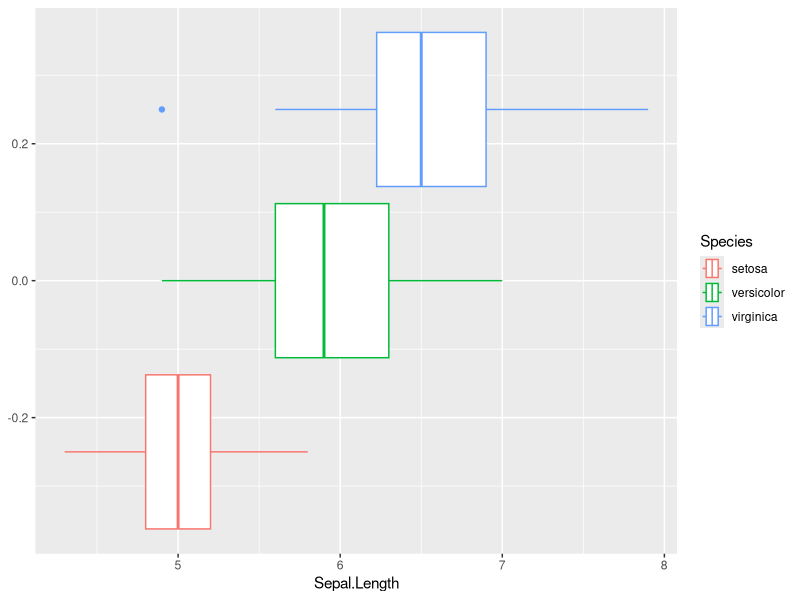
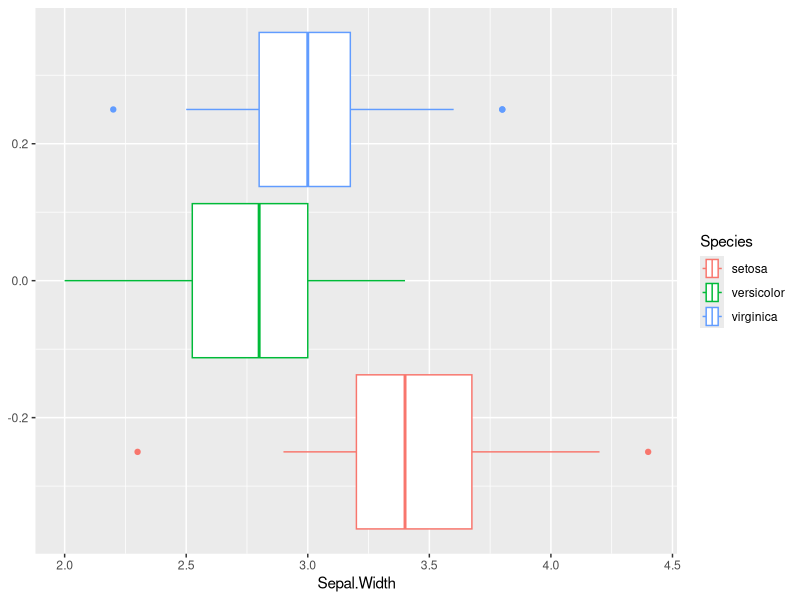
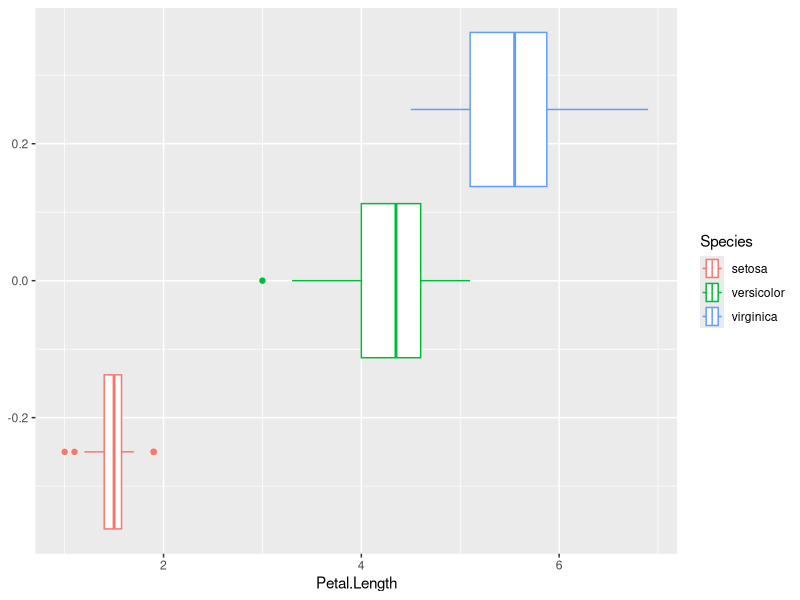
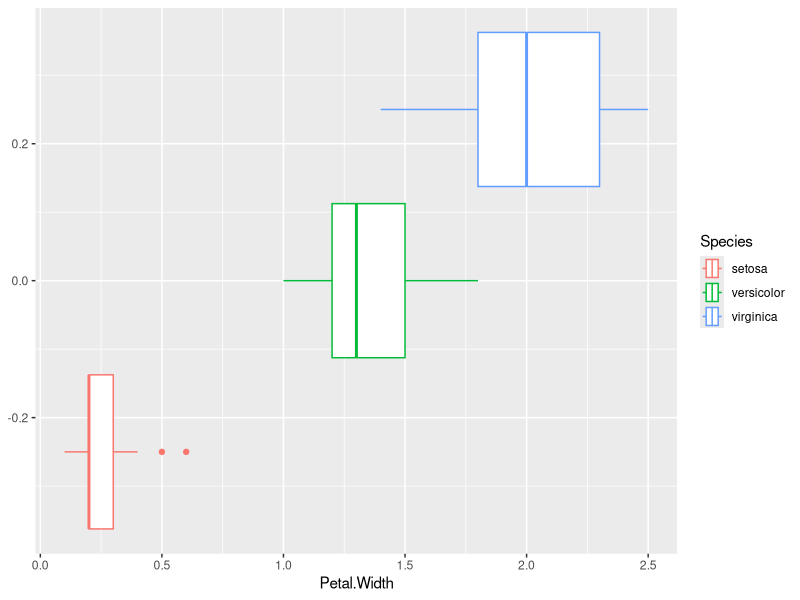
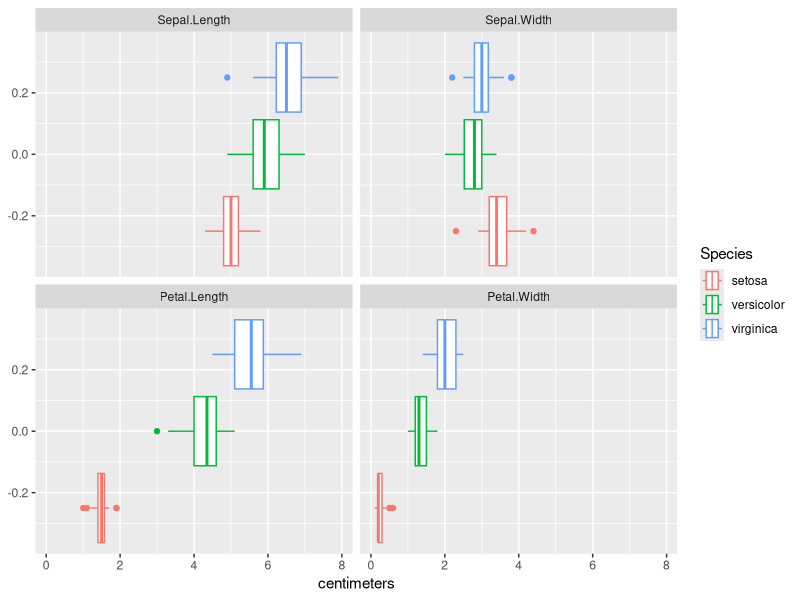
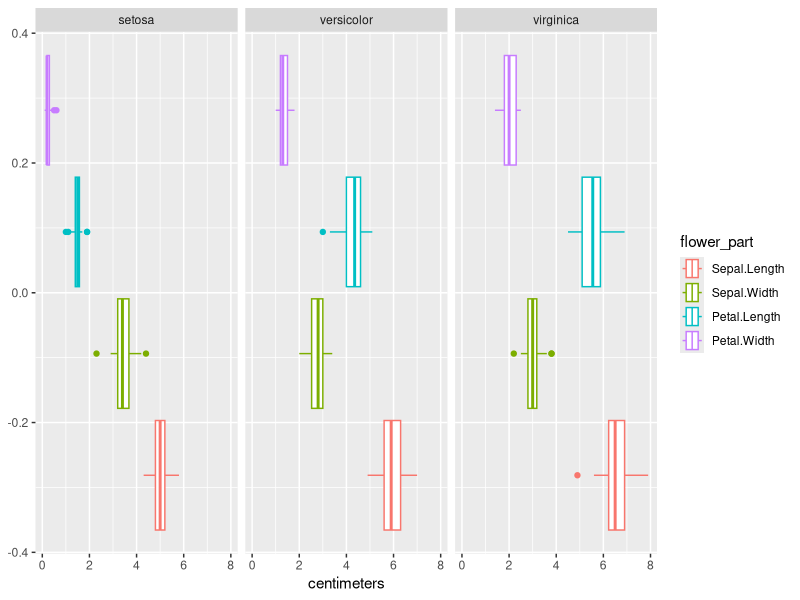
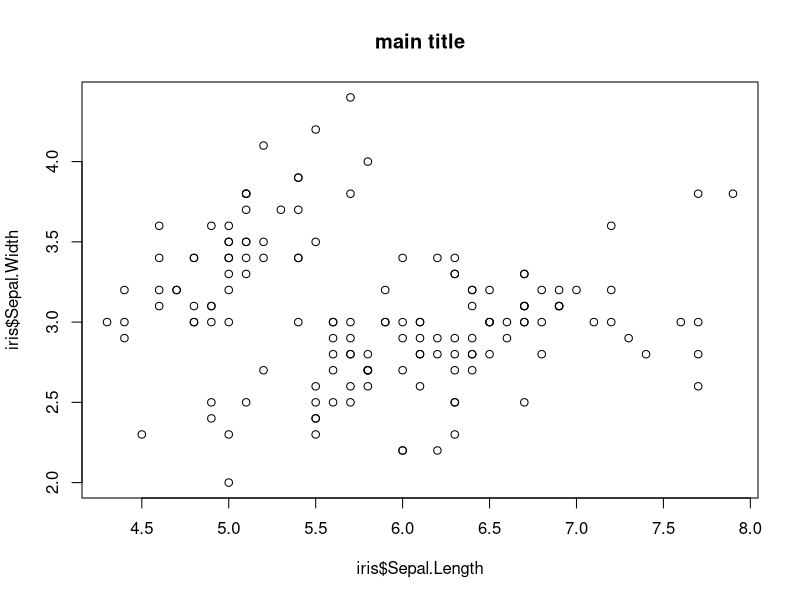
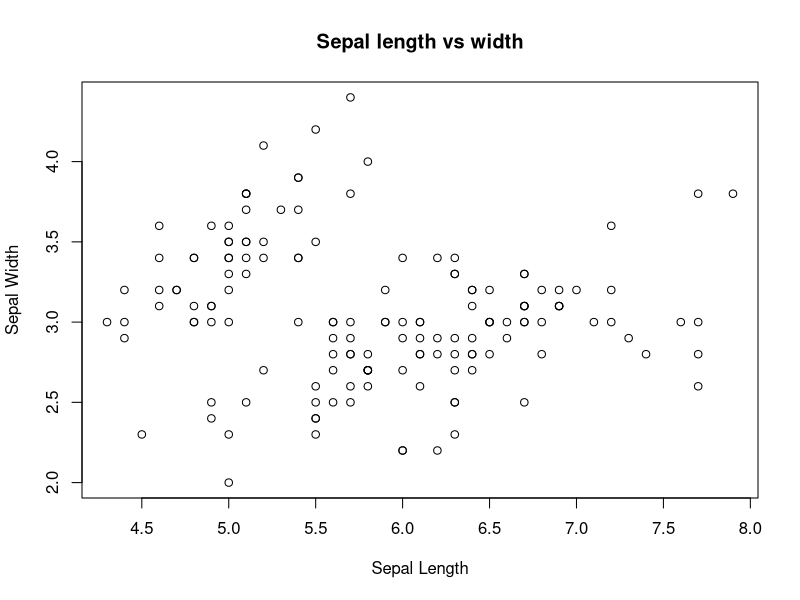

R code for these plots, in order:
## ---- chunk 1
knitr::opts_chunk$set(echo = TRUE,
                      error = TRUE # do not interrupt in case of errors
                      )

# install packages if needed
if (! require(reshape2)) {install.packages("reshape2")}
if (! require(ggplot2)) {install.packages("ggplot2")}

library(reshape2)
library(ggplot2)
## ---- chunk 2

data(iris) # copies the data frame into your workspace
head(iris) # see the first 10 rows. A data frame is basically a spreadsheet
iris$Petal.Length # access a whole column by name using the '$'
iris[[3]] # or by its column number in [[ ]] 
## ---- chunk 3
ggplot(iris, aes(x=Sepal.Length, col=Species)) + geom_boxplot() 
ggplot(iris, aes(x=Sepal.Width, col=Species)) + geom_boxplot() 
ggplot(iris, aes(x=Petal.Length, col=Species)) + geom_boxplot() 
ggplot(iris, aes(x=Petal.Width, col=Species)) + geom_boxplot() 
## ---- chunk 4
library(reshape2) # for melt
iris_long = melt(iris, 
               id = "Species",
               value.name = "centimeters", 
               variable.name = "flower_part") 

head(iris_long) 
## ---- chunk 5
ggplot(iris_long, aes(x = centimeters, col = Species)) + 
  geom_boxplot() + 
  facet_wrap( ~ flower_part)
## ---- chunk 6
ggplot(iris_long, aes(x=centimeters, col=flower_part)) + 
  geom_boxplot() + 
  facet_wrap(~Species) 
## ---- chunk 7
# plot two columns against each other
plot(iris$Sepal.Length,iris$Sepal.Width, main="main title")
summary(iris)

# add meaningful labels
plot(iris$Sepal.Length,iris$Sepal.Width, main="Sepal length vs width", xlab="Sepal Length", ylab="Sepal Width")

plot(iris$Sepal.Length,iris$Sepal.Width, main="Sepal length vs width", xlab="Sepal Length", ylab="Sepal Width", col=iris$Species)

# you can change the color with "col"
plot(iris$Sepal.Length,iris$Sepal.Width, main="Sepal length vs width", xlab="Sepal Length", ylab="Sepal Width", col="purple") # col can be a "named" color 

# There are about 650 of them. Let's look at the ends of the list
head(colors())
tail(colors())

# color can be a number
plot(iris$Sepal.Length,iris$Sepal.Width, main="Sepal length vs width", xlab="Sepal Length", ylab="Sepal Width", col=2)

# factors can be used as numbers
class(iris$Species)
plot(iris$Sepal.Length,iris$Sepal.Width, main="Sepal length vs width", xlab="Sepal Length", ylab="Sepal Width", col=iris$Species)

legend(7,4.5, legend=levels(iris$Species),col=seq_along(levels(iris$Species)),pch=21)

# factors are a special type that can be used as a "grouping" variable
# R uses them as numbers
levels(iris$Species)

## ---- chunk 8
library(ggplot2)
ggplot(iris, aes(x=Sepal.Length, y=Sepal.Width,col=Species)) + 
  geom_point() + 
  ggtitle("Iris Dataset", subtitle = "Sepal Length x Width")

ggplot(iris, aes(x=Sepal.Length, y=Petal.Length,col=Species)) + 
  geom_point() + 
  ggtitle("Iris Dataset", subtitle = "Sepal Length x Petal Length")

ggplot(iris, aes(x=Sepal.Length, y=Petal.Width,col=Species)) + 
  geom_point() + 
  ggtitle("Iris Dataset", subtitle = "Sepal Length x Petal Width")

## ---- chunk 9
ggplot(iris, aes(x=Sepal.Length, y=Petal.Length,col=Species)) + 
  geom_point() + 
  ggtitle("Iris Dataset", subtitle = "Sepal Length x Petal Length") + 
  geom_point(alpha = 0.3,  position = position_jitter()) + 
  stat_smooth(method = "lm")
